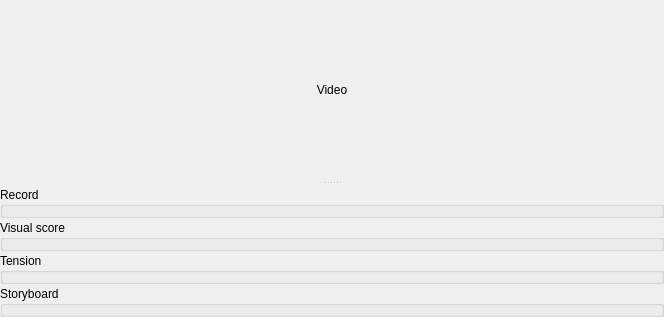
<?xml version="1.0" encoding="UTF-8"?>
<ui version="4.0">
 <class>Form</class>
 <widget class="QWidget" name="Form">
  <property name="geometry">
   <rect>
    <x>0</x>
    <y>0</y>
    <width>664</width>
    <height>294</height>
   </rect>
  </property>
  <property name="windowTitle">
   <string>Form</string>
  </property>
  <layout class="QVBoxLayout" name="verticalLayout">
   <property name="spacing">
    <number>0</number>
   </property>
   <property name="margin">
    <number>0</number>
   </property>
   <item>
    <widget class="QSplitter" name="splitter">
     <property name="orientation">
      <enum>Qt::Vertical</enum>
     </property>
     <property name="handleWidth">
      <number>5</number>
     </property>
     <property name="childrenCollapsible">
      <bool>false</bool>
     </property>
     <widget class="QLabel" name="display">
      <property name="sizePolicy">
       <sizepolicy hsizetype="Preferred" vsizetype="Preferred">
        <horstretch>0</horstretch>
        <verstretch>8</verstretch>
       </sizepolicy>
      </property>
      <property name="minimumSize">
       <size>
        <width>320</width>
        <height>180</height>
       </size>
      </property>
      <property name="text">
       <string>Video</string>
      </property>
      <property name="alignment">
       <set>Qt::AlignCenter</set>
      </property>
     </widget>
     <widget class="QWidget" name="edit_half" native="true">
      <property name="sizePolicy">
       <sizepolicy hsizetype="Preferred" vsizetype="Preferred">
        <horstretch>0</horstretch>
        <verstretch>1</verstretch>
       </sizepolicy>
      </property>
      <layout class="QVBoxLayout" name="verticalLayout_2">
       <property name="spacing">
        <number>2</number>
       </property>
       <property name="margin">
        <number>0</number>
       </property>
       <item>
        <widget class="QWidget" name="tabs" native="true"/>
       </item>
       <item>
        <widget class="QGroupBox" name="record_container">
         <property name="title">
          <string>Record</string>
         </property>
         <layout class="QVBoxLayout" name="verticalLayout_6">
          <property name="margin">
           <number>0</number>
          </property>
         </layout>
        </widget>
       </item>
       <item>
        <widget class="QGroupBox" name="score_container">
         <property name="title">
          <string>Visual score</string>
         </property>
         <layout class="QVBoxLayout" name="verticalLayout_5">
          <property name="margin">
           <number>0</number>
          </property>
         </layout>
        </widget>
       </item>
       <item>
        <widget class="QGroupBox" name="tension_container">
         <property name="title">
          <string>Tension</string>
         </property>
         <layout class="QVBoxLayout" name="verticalLayout_4">
          <property name="margin">
           <number>0</number>
          </property>
         </layout>
        </widget>
       </item>
       <item>
        <widget class="QGroupBox" name="storyboard_container">
         <property name="title">
          <string>Storyboard</string>
         </property>
         <layout class="QVBoxLayout" name="verticalLayout_3">
          <property name="margin">
           <number>0</number>
          </property>
         </layout>
        </widget>
       </item>
      </layout>
     </widget>
    </widget>
   </item>
  </layout>
 </widget>
 <resources/>
 <connections/>
</ui>
